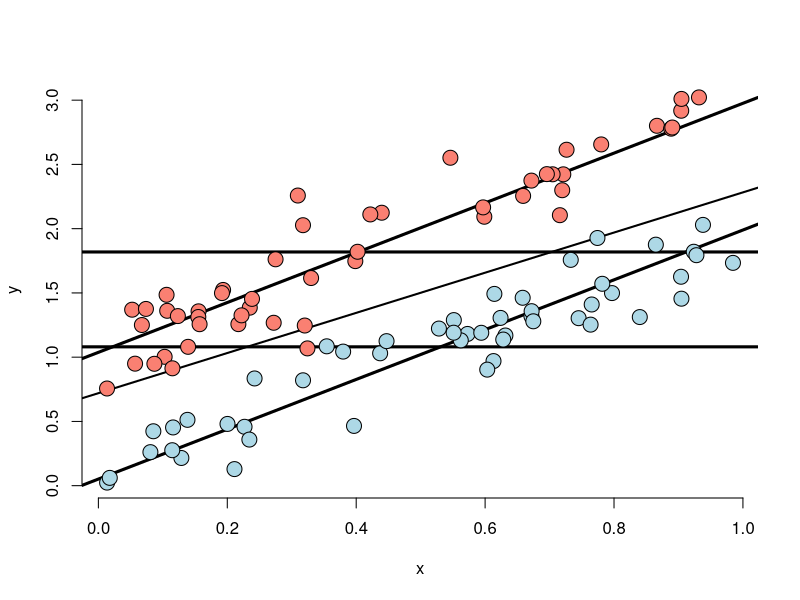
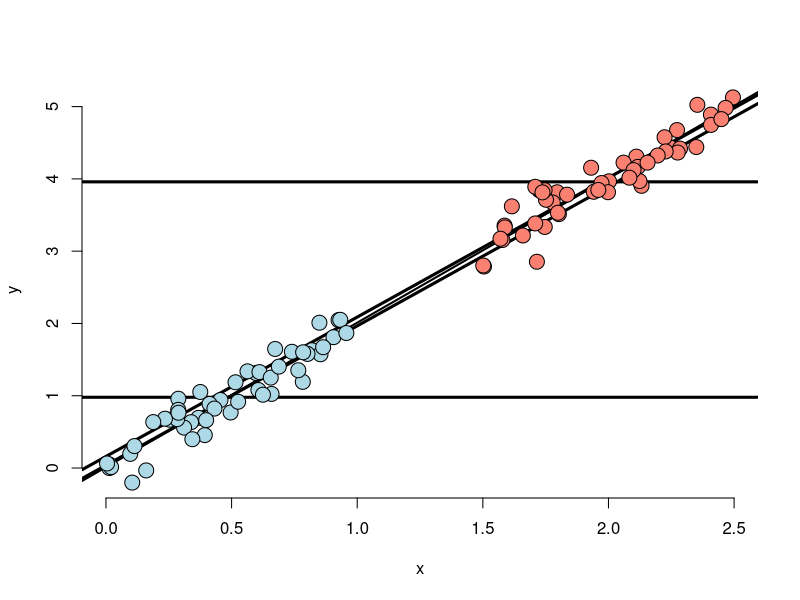
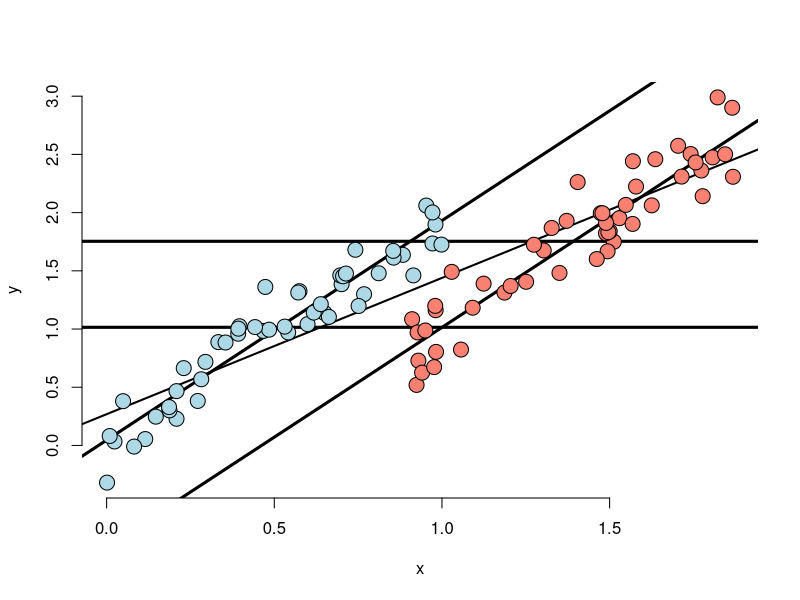
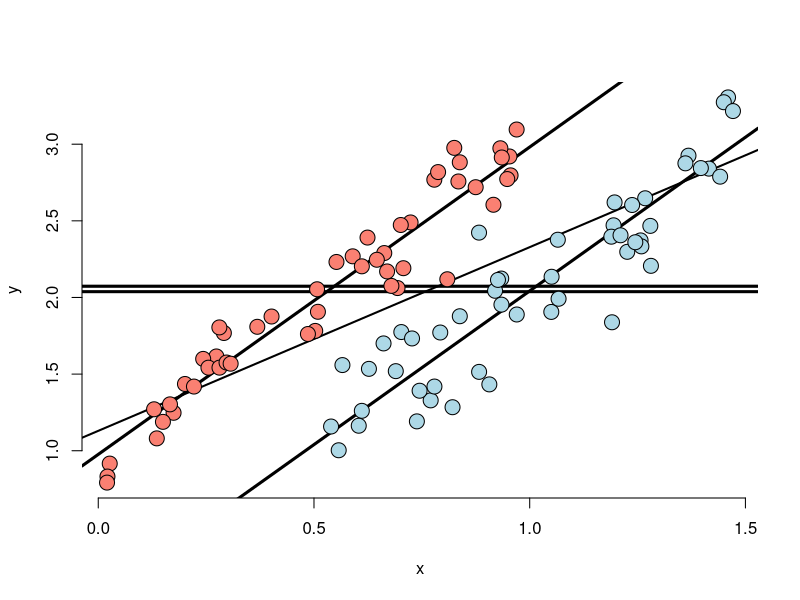
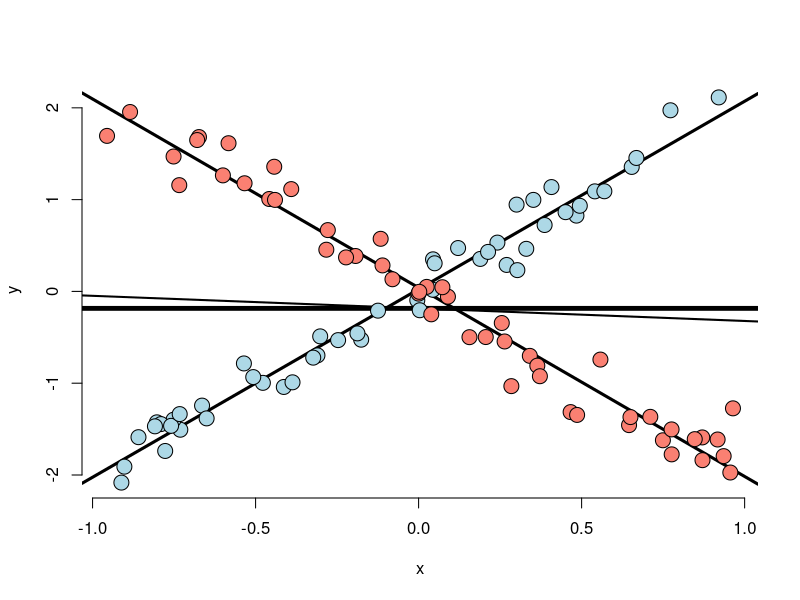
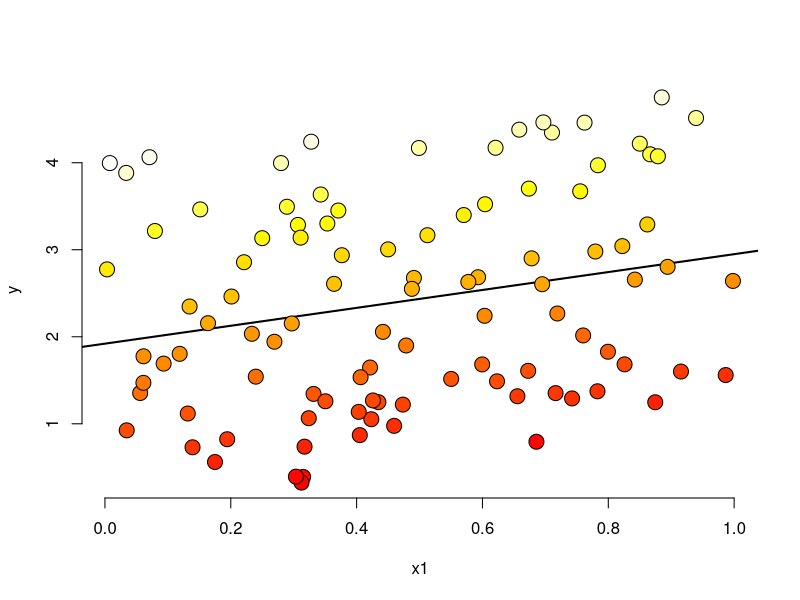
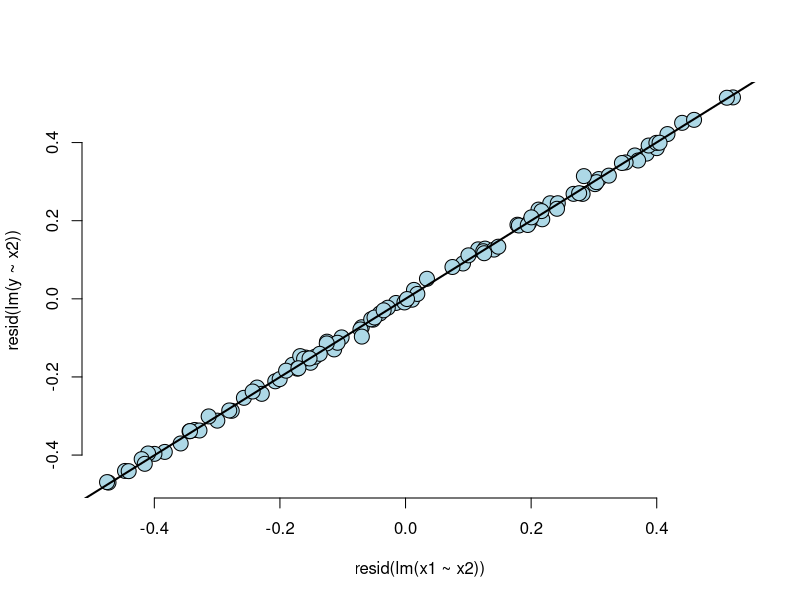

R code for these plots, in order:
## ---- chunk 1
library(knitr)
# make this an external chunk that can be included in any file
options(width = 100)
opts_chunk$set(message = F, error = F, warning = F, comment = NA, fig.align = 'center', dpi = 100, tidy = F, cache.path = '.cache/', fig.path = 'fig/')

options(xtable.type = 'html')
knit_hooks$set(inline = function(x) {
  if(is.numeric(x)) {
    round(x, getOption('digits'))
  } else {
    paste(as.character(x), collapse = ', ')
  }
})
knit_hooks$set(plot = knitr:::hook_plot_html)
runif(1)
## ---- chunk 2
n <- 100; t <- rep(c(0, 1), c(n/2, n/2)); x <- c(runif(n/2), runif(n/2));
beta0 <- 0; beta1 <- 2; tau <- 1; sigma <- .2
y <- beta0 + x * beta1 + t * tau + rnorm(n, sd = sigma)
plot(x, y, type = "n", frame = FALSE)
abline(lm(y ~ x), lwd = 2)
abline(h = mean(y[1 : (n/2)]), lwd = 3)
abline(h = mean(y[(n/2 + 1) : n]), lwd = 3)
fit <- lm(y ~ x + t)
abline(coef(fit)[1], coef(fit)[2], lwd = 3)
abline(coef(fit)[1] + coef(fit)[3], coef(fit)[2], lwd = 3)
points(x[1 : (n/2)], y[1 : (n/2)], pch = 21, col = "black", bg = "lightblue", cex = 2)
points(x[(n/2 + 1) : n], y[(n/2 + 1) : n], pch = 21, col = "black", bg = "salmon", cex = 2)
## ---- chunk 3
n <- 100; t <- rep(c(0, 1), c(n/2, n/2)); x <- c(runif(n/2), 1.5 + runif(n/2));
beta0 <- 0; beta1 <- 2; tau <- 0; sigma <- .2
y <- beta0 + x * beta1 + t * tau + rnorm(n, sd = sigma)
plot(x, y, type = "n", frame = FALSE)
abline(lm(y ~ x), lwd = 2)
abline(h = mean(y[1 : (n/2)]), lwd = 3)
abline(h = mean(y[(n/2 + 1) : n]), lwd = 3)
fit <- lm(y ~ x + t)
abline(coef(fit)[1], coef(fit)[2], lwd = 3)
abline(coef(fit)[1] + coef(fit)[3], coef(fit)[2], lwd = 3)
points(x[1 : (n/2)], y[1 : (n/2)], pch = 21, col = "black", bg = "lightblue", cex = 2)
points(x[(n/2 + 1) : n], y[(n/2 + 1) : n], pch = 21, col = "black", bg = "salmon", cex = 2)
## ---- chunk 4
n <- 100; t <- rep(c(0, 1), c(n/2, n/2)); x <- c(runif(n/2), .9 + runif(n/2));
beta0 <- 0; beta1 <- 2; tau <- -1; sigma <- .2
y <- beta0 + x * beta1 + t * tau + rnorm(n, sd = sigma)
plot(x, y, type = "n", frame = FALSE)
abline(lm(y ~ x), lwd = 2)
abline(h = mean(y[1 : (n/2)]), lwd = 3)
abline(h = mean(y[(n/2 + 1) : n]), lwd = 3)
fit <- lm(y ~ x + t)
abline(coef(fit)[1], coef(fit)[2], lwd = 3)
abline(coef(fit)[1] + coef(fit)[3], coef(fit)[2], lwd = 3)
points(x[1 : (n/2)], y[1 : (n/2)], pch = 21, col = "black", bg = "lightblue", cex = 2)
points(x[(n/2 + 1) : n], y[(n/2 + 1) : n], pch = 21, col = "black", bg = "salmon", cex = 2)
## ---- chunk 5
n <- 100; t <- rep(c(0, 1), c(n/2, n/2)); x <- c(.5 + runif(n/2), runif(n/2));
beta0 <- 0; beta1 <- 2; tau <- 1; sigma <- .2
y <- beta0 + x * beta1 + t * tau + rnorm(n, sd = sigma)
plot(x, y, type = "n", frame = FALSE)
abline(lm(y ~ x), lwd = 2)
abline(h = mean(y[1 : (n/2)]), lwd = 3)
abline(h = mean(y[(n/2 + 1) : n]), lwd = 3)
fit <- lm(y ~ x + t)
abline(coef(fit)[1], coef(fit)[2], lwd = 3)
abline(coef(fit)[1] + coef(fit)[3], coef(fit)[2], lwd = 3)
points(x[1 : (n/2)], y[1 : (n/2)], pch = 21, col = "black", bg = "lightblue", cex = 2)
points(x[(n/2 + 1) : n], y[(n/2 + 1) : n], pch = 21, col = "black", bg = "salmon", cex = 2)
## ---- chunk 6
n <- 100; t <- rep(c(0, 1), c(n/2, n/2)); x <- c(runif(n/2, -1, 1), runif(n/2, -1, 1));
beta0 <- 0; beta1 <- 2; tau <- 0; tau1 <- -4; sigma <- .2
y <- beta0 + x * beta1 + t * tau + t * x * tau1 + rnorm(n, sd = sigma)
plot(x, y, type = "n", frame = FALSE)
abline(lm(y ~ x), lwd = 2)
abline(h = mean(y[1 : (n/2)]), lwd = 3)
abline(h = mean(y[(n/2 + 1) : n]), lwd = 3)
fit <- lm(y ~ x + t + I(x * t))
abline(coef(fit)[1], coef(fit)[2], lwd = 3)
abline(coef(fit)[1] + coef(fit)[3], coef(fit)[2] + coef(fit)[4], lwd = 3)
points(x[1 : (n/2)], y[1 : (n/2)], pch = 21, col = "black", bg = "lightblue", cex = 2)
points(x[(n/2 + 1) : n], y[(n/2 + 1) : n], pch = 21, col = "black", bg = "salmon", cex = 2)
## ---- chunk 7
p <- 1
n <- 100; x2 <- runif(n); x1 <- p * runif(n) - (1 - p) * x2
beta0 <- 0; beta1 <- 1; tau <- 4 ; sigma <- .01
y <- beta0 + x1 * beta1 + tau * x2 + rnorm(n, sd = sigma)
plot(x1, y, type = "n", frame = FALSE)
abline(lm(y ~ x1), lwd = 2)
co.pal <- heat.colors(n)
points(x1, y, pch = 21, col = "black", bg = co.pal[round((n - 1) * x2 + 1)], cex = 2)
## ---- chunk 8
plot(resid(lm(x1 ~ x2)), resid(lm(y ~ x2)), frame = FALSE, col = "black", bg = "lightblue", pch = 21, cex = 2)
abline(lm(I(resid(lm(x1 ~ x2))) ~ I(resid(lm(y ~ x2)))), lwd = 2)
